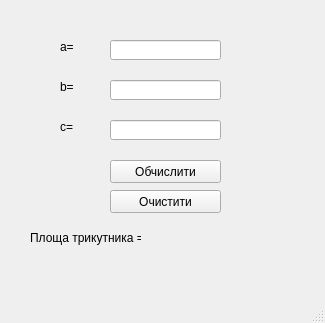
<?xml version="1.0" encoding="UTF-8"?>
<ui version="4.0">
 <class>MainWindow</class>
 <widget class="QMainWindow" name="MainWindow">
  <property name="geometry">
   <rect>
    <x>0</x>
    <y>0</y>
    <width>325</width>
    <height>323</height>
   </rect>
  </property>
  <property name="windowTitle">
   <string>Lab1</string>
  </property>
  <widget class="QWidget" name="centralwidget">
   <widget class="QLabel" name="label">
    <property name="geometry">
     <rect>
      <x>60</x>
      <y>40</y>
      <width>47</width>
      <height>13</height>
     </rect>
    </property>
    <property name="text">
     <string>a=</string>
    </property>
   </widget>
   <widget class="QLabel" name="label_2">
    <property name="geometry">
     <rect>
      <x>60</x>
      <y>80</y>
      <width>47</width>
      <height>13</height>
     </rect>
    </property>
    <property name="text">
     <string>b=</string>
    </property>
   </widget>
   <widget class="QLabel" name="label_3">
    <property name="geometry">
     <rect>
      <x>60</x>
      <y>120</y>
      <width>47</width>
      <height>13</height>
     </rect>
    </property>
    <property name="text">
     <string>c=</string>
    </property>
   </widget>
   <widget class="QLineEdit" name="lineEdit">
    <property name="geometry">
     <rect>
      <x>110</x>
      <y>40</y>
      <width>111</width>
      <height>20</height>
     </rect>
    </property>
   </widget>
   <widget class="QLineEdit" name="lineEdit_2">
    <property name="geometry">
     <rect>
      <x>110</x>
      <y>80</y>
      <width>111</width>
      <height>20</height>
     </rect>
    </property>
   </widget>
   <widget class="QLineEdit" name="lineEdit_3">
    <property name="geometry">
     <rect>
      <x>110</x>
      <y>120</y>
      <width>111</width>
      <height>20</height>
     </rect>
    </property>
   </widget>
   <widget class="QPushButton" name="pushButton">
    <property name="geometry">
     <rect>
      <x>110</x>
      <y>160</y>
      <width>111</width>
      <height>23</height>
     </rect>
    </property>
    <property name="text">
     <string>Обчислити</string>
    </property>
   </widget>
   <widget class="QLabel" name="label_4">
    <property name="geometry">
     <rect>
      <x>30</x>
      <y>230</y>
      <width>111</width>
      <height>16</height>
     </rect>
    </property>
    <property name="text">
     <string>Площа трикутника =</string>
    </property>
   </widget>
   <widget class="QLabel" name="label_5">
    <property name="geometry">
     <rect>
      <x>150</x>
      <y>230</y>
      <width>151</width>
      <height>16</height>
     </rect>
    </property>
    <property name="text">
     <string/>
    </property>
   </widget>
   <widget class="QPushButton" name="pushButton_2">
    <property name="geometry">
     <rect>
      <x>110</x>
      <y>190</y>
      <width>111</width>
      <height>23</height>
     </rect>
    </property>
    <property name="text">
     <string>Очистити</string>
    </property>
   </widget>
  </widget>
  <widget class="QStatusBar" name="statusbar"/>
 </widget>
 <resources/>
 <connections/>
</ui>
